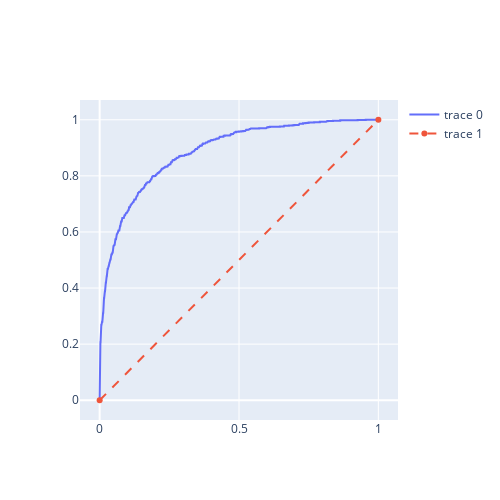

The code cell stored with this chart in its notebook:
### Code cell
# производим обучение на оптимальных параметрах
from sklearn.metrics import classification_report, f1_score, roc_auc_score, precision_score, recall_score, roc_curve
from sklearn.model_selection import train_test_split

# разбиваем на тренировочную и тестовую выборки
df_train, df_test = train_test_split(
    df[['transformed_comments','toxic']]
    , test_size=0.2
    , train_size=0.8
    , random_state=42)

# объявляем TF-IDF с оптимальными параметрами
vectorizer = grid_search_clf.best_estimator_[0]
X_train = vectorizer.fit_transform(df_train['transformed_comments'])
X_test = vectorizer.transform(df_test['transformed_comments'])
y_train = df_train['toxic']
y_test = df_test['toxic']

# запускаем обучение
logical.fit(X_train, y_train)
y_pred = logical.predict(X_test)

# производим оценки
report = classification_report(y_true=y_test, y_pred=y_pred)
f1 = f1_score(y_test, y_pred)
precision = precision_score(y_test, y_pred)
recall = recall_score(y_test, y_pred)
roc_auc = roc_auc_score(y_true=y_test, y_score=y_pred)
print(f'Результат по F1-мере: {f1}')
print(f'Результат по метрике recall: {recall}')
print(f'Результат по метрике precision: {precision}')
print(f"Результат метрики AUC-ROC: {roc_auc}", end='\n\n')


print(report)

from plotly import graph_objs as go
fpr, tpr, thresholds = roc_curve(y_true=y_test,
                                 y_score=np.array(pd.DataFrame(logical.predict_proba(X_test))[1].to_list()), pos_label=1)
fig = go.Figure()
fig.add_trace(go.Scatter(x=fpr, y=tpr))
fig.add_trace(go.Scatter(x=[0,1], y=[0,1], line={'dash': 'dash'}))
fig.update_layout(width=500, height=500)
fig.show()

### Figure 1 — Plotly figure (JSON) as saved in the notebook; plotly's stock layout.template omitted (floating-point values rounded to 4 significant figures; data arrays with more than 128 entries replaced by an {"elided": "..."} marker saying what was removed)
{"data": [{"x": {"elided": "702 float values"}, "y": {"elided": "702 float values"}, "type": "scatter"}, {"line": {"dash": "dash"}, "x": [0, 1], "y": [0, 1], "type": "scatter"}], "layout": {"width": 500, "height": 500}}
